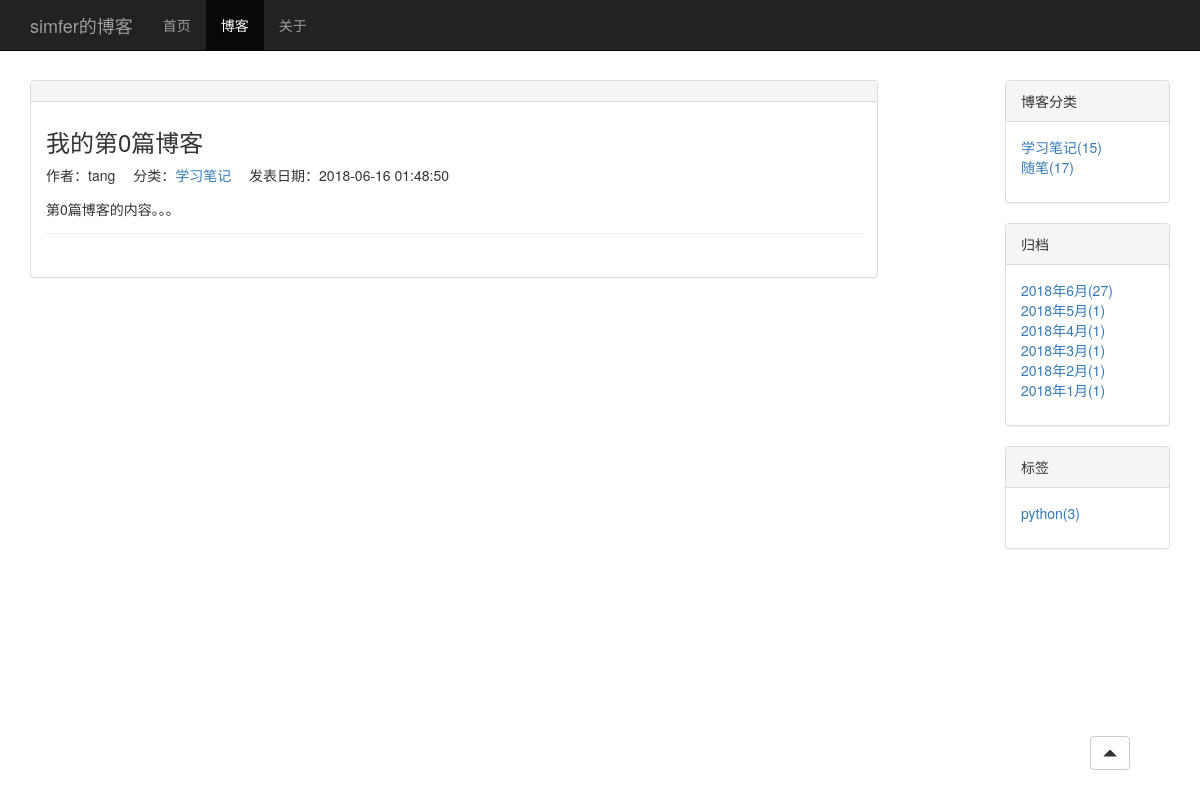
The app's page /blog/2/ with its own data.
### blog/models.py (models this page shows, shortened)
class Post(models.Model):
    title = models.CharField('标题', max_length=64)
    body = RichTextField()
    created_time = models.DateTimeField('创建时间')
    modified_time = models.DateField('修改时间')
    excerpt = models.CharField(max_length=200, blank=True)
    category = models.ForeignKey(Category, on_delete=models.CASCADE, verbose_name='分类')
    tags = models.ManyToManyField(Tag, blank=True, verbose_name='标签')
    author = models.ForeignKey(User, on_delete=models.CASCADE, verbose_name='作者')
    class Meta:
        verbose_name_plural = '文章'
        ordering = ['-created_time']

class Category(models.Model):
    name = models.CharField(max_length=32)
    def __str__(self):
        return self.name
    class Meta:
        verbose_name_plural = '分类'

class Tag(models.Model):
    name = models.CharField(max_length=32)
    def __str__(self):
        return self.name
    class Meta:
        verbose_name_plural = '标签'

### blog/views.py (the view)
# urls.py: path('<int:pk>/', BlogDetailView.as_view(), name='blog_detail'),
class BlogDetailView(IndexView):
    template_name = 'blog/blog_detail.html'
    context_object_name = 'blog'
    def get_queryset(self):
        return get_object_or_404(Post, pk=self.kwargs['pk'])
    def get_context_data(self, **kwargs):
        context = super().get_context_data(**kwargs)
        context['now'] = timezone.now()
        return context

### blog/views.py (called while the page is built)
    def get_context_data(self, **kwargs):
        context = super().get_context_data(**kwargs)
        context['categorys'] = Category.objects.annotate(count=Count('post'))
        context['tags'] = Tag.objects.annotate(count=Count('post'))
        blog_dates = Post.objects.dates('created_time', 'month', order='DESC')
        blog_dates_dict = {}
        for blog_date in blog_dates:
            blog_count = Post.objects.filter(created_time__year=blog_date.year,
                                             created_time__month=blog_date.month).count()
            blog_dates_dict[blog_date] = blog_count
        context['dates'] = blog_dates_dict
        return context

### blog/templates/blog/blog_detail.html
{% extends 'blog/blog_list.html' %}
{% block nav_blog_active %}active{% endblock nav_blog_active %}
{% block blog-content %}
<div class="panel panel-default">
    <div class="panel-heading"></div>
        <div class="panel-body">
            <div class="blog">
                <h3>{{ blog.title }}</h3>
                <ul class="blog-info-description">
                    <li>作者：{{ blog.author }}</li>
                    <li>分类：<a href="{% url 'blog:blog_category' blog.category %}">{{ blog.category }}</a></li>
                    <li>发表日期：{{ blog.created_time|date:"Y-m-d H:i:s" }}</li>
                </ul>
                <p class="blog-info">{{ blog.body }}</p>
            </div>
    </div>
</div>
{% endblock blog-content %}

### blog/templates/blog/blog_list.html (shortened to what this page needs)
{% extends 'blog/base.html' %}
{% block content %}
<div class="container">
  <div class="row">
    <div class="col-xs-12 col-md-9">
      {% block blog-content %}{% endblock blog-content %}
    </div>
    <div class="hidden-xs col-md-2 col-md-offset-1">
      <div class="panel panel-default">
        <div class="panel-heading">博客分类</div>
        <div class="panel-body">
          <ul class="sidebar-module">
            {% for category in categorys %}
              {% if category.count != 0 %}
                <li><a href="{% url 'blog_category' category.name %}">{{ category.name }}({{ category.count }})</a></li>
              {% endif %}
            {% endfor %}
          </ul>
        </div>
      </div>
      <div class="panel panel-default">
        <div class="panel-heading">归档</div>
        <div class="panel-body">
          <ul class="sidebar-module">
            {% for date, blog_count in dates.items %}
            <li><a href="{% url 'blog_archive' date.year date.month %}">{{ date|date:"Y年n月" }}({{ blog_count }})</a></li>
            {% endfor %}
          </ul>
        </div>
      </div>
      <div class="panel panel-default">
        <div class="panel-heading">标签</div>
        <div class="panel-body">
          <ul class="sidebar-module">
            {% for tag in tags %}
              {% if tag.count != 0 %}
              <li><a href="{% url 'blog_tag' tag.name %}">{{ tag }}({{ tag.count }})</a></li>
              {% endif %}
            {% endfor %}
          </ul>
        </div>
      </div>
    </div>
  </div>
</div>
{% endblock content %}

### blog/static/blog/blog.css (style rules this page uses)
* { margin: 0; padding: 0; }
body { padding-top: 80px; }
div.blog { margin-bottom: 2em; padding-bottom: 1em; border-bottom: 1px solid #eee; }
div.blog h3 { margin-top: 0.5em; }
div.blog p.blog-info { margin-bottom: 0; }
ul.sidebar-module { list-style-type: none; }
ul.blog-info-description { list-style-type: none; margin-bottom: 1em; }
ul.blog-info-description li { display: inline-block; margin-right: 1em; }

### records on screen
Post: title "我的第0篇博客", author "tang", category "学习笔记", created_time "2018-06-16 01:48:50", body "第0篇博客的内容。。。"
Category: name "学习笔记", count "15"
Category: name "随笔", count "17"
Tag: name "python", count "3"

### other values on screen
{{ date|date:"Y年n月" }} "2018年6月" "2018年5月" "2018年4月" "2018年3月" "2018年2月" "2018年1月"
{{ blog_count }} "27" "1" "1" "1" "1" "1"
